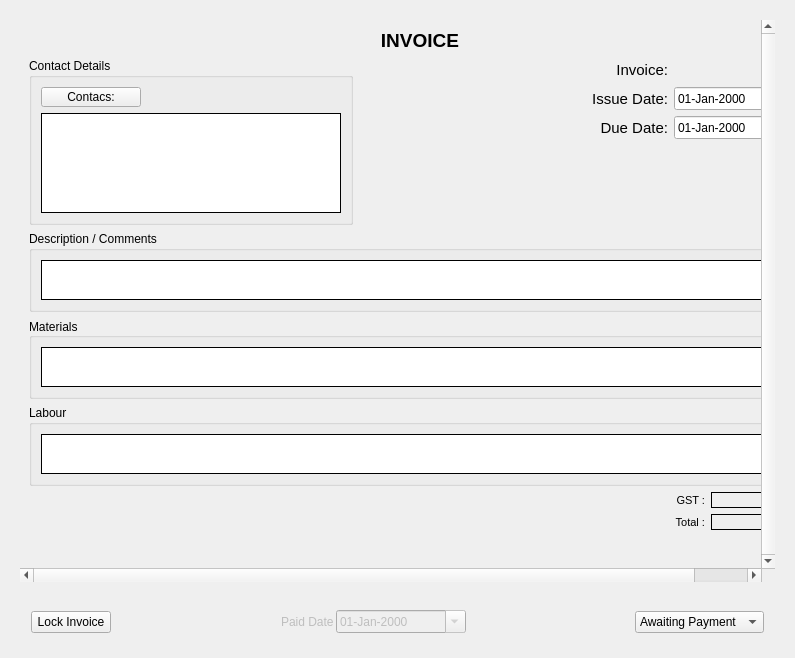
<?xml version="1.0" encoding="UTF-8"?>
<ui version="4.0">
 <class>InvoiceWidget</class>
 <widget class="QWidget" name="InvoiceWidget">
  <property name="geometry">
   <rect>
    <x>0</x>
    <y>0</y>
    <width>795</width>
    <height>658</height>
   </rect>
  </property>
  <property name="windowTitle">
   <string>InvoiceWidget</string>
  </property>
  <property name="styleSheet">
   <string notr="true">QWidget #scrollAreaWidgetContents { border : 3px ridge rgb(160, 160, 160) };</string>
  </property>
  <layout class="QVBoxLayout" name="verticalLayout_4">
   <property name="margin">
    <number>20</number>
   </property>
   <item>
    <widget class="QScrollArea" name="scrollArea">
     <property name="styleSheet">
      <string notr="true"/>
     </property>
     <property name="frameShape">
      <enum>QFrame::Panel</enum>
     </property>
     <property name="frameShadow">
      <enum>QFrame::Plain</enum>
     </property>
     <property name="lineWidth">
      <number>0</number>
     </property>
     <property name="midLineWidth">
      <number>1</number>
     </property>
     <property name="verticalScrollBarPolicy">
      <enum>Qt::ScrollBarAlwaysOn</enum>
     </property>
     <property name="widgetResizable">
      <bool>true</bool>
     </property>
     <property name="alignment">
      <set>Qt::AlignCenter</set>
     </property>
     <widget class="QWidget" name="scrollAreaWidgetContents">
      <property name="geometry">
       <rect>
        <x>0</x>
        <y>0</y>
        <width>800</width>
        <height>546</height>
       </rect>
      </property>
      <property name="sizePolicy">
       <sizepolicy hsizetype="Fixed" vsizetype="Preferred">
        <horstretch>0</horstretch>
        <verstretch>0</verstretch>
       </sizepolicy>
      </property>
      <property name="minimumSize">
       <size>
        <width>800</width>
        <height>0</height>
       </size>
      </property>
      <property name="styleSheet">
       <string notr="true">QWidget #scrollAreaWidgetContents { background-color: white};</string>
      </property>
      <layout class="QVBoxLayout" name="verticalLayout_2">
       <item>
        <widget class="QLabel" name="Invoicelabel">
         <property name="font">
          <font>
           <pointsize>14</pointsize>
           <weight>75</weight>
           <italic>false</italic>
           <bold>true</bold>
           <underline>false</underline>
           <strikeout>false</strikeout>
          </font>
         </property>
         <property name="text">
          <string>INVOICE</string>
         </property>
         <property name="alignment">
          <set>Qt::AlignCenter</set>
         </property>
        </widget>
       </item>
       <item>
        <layout class="QGridLayout" name="gridLayout_4">
         <item row="0" column="0" rowspan="2">
          <widget class="QGroupBox" name="contactDetailsGroup">
           <property name="enabled">
            <bool>true</bool>
           </property>
           <property name="minimumSize">
            <size>
             <width>280</width>
             <height>0</height>
            </size>
           </property>
           <property name="title">
            <string>Contact Details</string>
           </property>
           <layout class="QGridLayout" name="gridLayout_2">
            <item row="0" column="0">
             <widget class="QPushButton" name="contactsButton">
              <property name="minimumSize">
               <size>
                <width>100</width>
                <height>20</height>
               </size>
              </property>
              <property name="maximumSize">
               <size>
                <width>100</width>
                <height>20</height>
               </size>
              </property>
              <property name="text">
               <string>Contacs:</string>
              </property>
             </widget>
            </item>
            <item row="1" column="0">
             <widget class="QTextEdit" name="contactsText">
              <property name="sizePolicy">
               <sizepolicy hsizetype="Fixed" vsizetype="Fixed">
                <horstretch>0</horstretch>
                <verstretch>0</verstretch>
               </sizepolicy>
              </property>
              <property name="minimumSize">
               <size>
                <width>300</width>
                <height>100</height>
               </size>
              </property>
              <property name="maximumSize">
               <size>
                <width>300</width>
                <height>100</height>
               </size>
              </property>
              <property name="frameShape">
               <enum>QFrame::Panel</enum>
              </property>
              <property name="frameShadow">
               <enum>QFrame::Plain</enum>
              </property>
              <property name="verticalScrollBarPolicy">
               <enum>Qt::ScrollBarAlwaysOff</enum>
              </property>
              <property name="horizontalScrollBarPolicy">
               <enum>Qt::ScrollBarAlwaysOff</enum>
              </property>
             </widget>
            </item>
           </layout>
          </widget>
         </item>
         <item row="0" column="2">
          <layout class="QGridLayout" name="gridLayout">
           <item row="1" column="0">
            <widget class="QLabel" name="invoiceNumLabel">
             <property name="sizePolicy">
              <sizepolicy hsizetype="Preferred" vsizetype="Preferred">
               <horstretch>80</horstretch>
               <verstretch>0</verstretch>
              </sizepolicy>
             </property>
             <property name="minimumSize">
              <size>
               <width>80</width>
               <height>0</height>
              </size>
             </property>
             <property name="maximumSize">
              <size>
               <width>60</width>
               <height>16777215</height>
              </size>
             </property>
             <property name="font">
              <font>
               <pointsize>11</pointsize>
              </font>
             </property>
             <property name="text">
              <string>Invoice:</string>
             </property>
             <property name="alignment">
              <set>Qt::AlignRight|Qt::AlignTrailing|Qt::AlignVCenter</set>
             </property>
            </widget>
           </item>
           <item row="1" column="1">
            <widget class="QLabel" name="invoiceNumID">
             <property name="text">
              <string/>
             </property>
            </widget>
           </item>
           <item row="2" column="1">
            <widget class="QDateEdit" name="dateEdit">
             <property name="enabled">
              <bool>true</bool>
             </property>
             <property name="minimumSize">
              <size>
               <width>130</width>
               <height>0</height>
              </size>
             </property>
             <property name="displayFormat">
              <string>dd-MMM-yyyy</string>
             </property>
             <property name="calendarPopup">
              <bool>true</bool>
             </property>
            </widget>
           </item>
           <item row="2" column="0">
            <widget class="QLabel" name="dateLabel">
             <property name="sizePolicy">
              <sizepolicy hsizetype="Preferred" vsizetype="Preferred">
               <horstretch>0</horstretch>
               <verstretch>0</verstretch>
              </sizepolicy>
             </property>
             <property name="minimumSize">
              <size>
               <width>80</width>
               <height>0</height>
              </size>
             </property>
             <property name="maximumSize">
              <size>
               <width>80</width>
               <height>16777215</height>
              </size>
             </property>
             <property name="font">
              <font>
               <pointsize>11</pointsize>
              </font>
             </property>
             <property name="text">
              <string>Issue Date:</string>
             </property>
             <property name="alignment">
              <set>Qt::AlignRight|Qt::AlignTrailing|Qt::AlignVCenter</set>
             </property>
            </widget>
           </item>
           <item row="4" column="0">
            <widget class="QLabel" name="dueDateLabel">
             <property name="minimumSize">
              <size>
               <width>80</width>
               <height>0</height>
              </size>
             </property>
             <property name="maximumSize">
              <size>
               <width>80</width>
               <height>16777215</height>
              </size>
             </property>
             <property name="font">
              <font>
               <pointsize>11</pointsize>
              </font>
             </property>
             <property name="text">
              <string>Due Date:</string>
             </property>
             <property name="alignment">
              <set>Qt::AlignRight|Qt::AlignTrailing|Qt::AlignVCenter</set>
             </property>
            </widget>
           </item>
           <item row="4" column="1">
            <widget class="QDateEdit" name="dueDateEdit">
             <property name="minimumSize">
              <size>
               <width>130</width>
               <height>0</height>
              </size>
             </property>
             <property name="displayFormat">
              <string>dd-MMM-yyyy</string>
             </property>
             <property name="calendarPopup">
              <bool>true</bool>
             </property>
            </widget>
           </item>
          </layout>
         </item>
         <item row="0" column="1">
          <spacer name="horizontalSpacer_6">
           <property name="orientation">
            <enum>Qt::Horizontal</enum>
           </property>
           <property name="sizeHint" stdset="0">
            <size>
             <width>40</width>
             <height>20</height>
            </size>
           </property>
          </spacer>
         </item>
         <item row="1" column="1">
          <widget class="QLabel" name="imageLabel">
           <property name="sizePolicy">
            <sizepolicy hsizetype="Minimum" vsizetype="Minimum">
             <horstretch>0</horstretch>
             <verstretch>0</verstretch>
            </sizepolicy>
           </property>
           <property name="font">
            <font>
             <pointsize>23</pointsize>
            </font>
           </property>
           <property name="text">
            <string/>
           </property>
           <property name="alignment">
            <set>Qt::AlignCenter</set>
           </property>
          </widget>
         </item>
        </layout>
       </item>
       <item>
        <widget class="QGroupBox" name="descGroup">
         <property name="enabled">
          <bool>true</bool>
         </property>
         <property name="sizePolicy">
          <sizepolicy hsizetype="Minimum" vsizetype="Minimum">
           <horstretch>0</horstretch>
           <verstretch>0</verstretch>
          </sizepolicy>
         </property>
         <property name="title">
          <string>Description / Comments</string>
         </property>
         <layout class="QGridLayout" name="gridLayout_3">
          <item row="0" column="0">
           <widget class="QTextEdit" name="descriptionEdit">
            <property name="sizePolicy">
             <sizepolicy hsizetype="Minimum" vsizetype="Minimum">
              <horstretch>0</horstretch>
              <verstretch>0</verstretch>
             </sizepolicy>
            </property>
            <property name="minimumSize">
             <size>
              <width>0</width>
              <height>40</height>
             </size>
            </property>
            <property name="maximumSize">
             <size>
              <width>16777215</width>
              <height>40</height>
             </size>
            </property>
            <property name="styleSheet">
             <string notr="true">border = 0px;</string>
            </property>
            <property name="frameShape">
             <enum>QFrame::Panel</enum>
            </property>
            <property name="frameShadow">
             <enum>QFrame::Plain</enum>
            </property>
           </widget>
          </item>
         </layout>
        </widget>
       </item>
       <item>
        <widget class="QGroupBox" name="materialsGroup">
         <property name="sizePolicy">
          <sizepolicy hsizetype="Minimum" vsizetype="Minimum">
           <horstretch>0</horstretch>
           <verstretch>0</verstretch>
          </sizepolicy>
         </property>
         <property name="title">
          <string>Materials</string>
         </property>
         <property name="alignment">
          <set>Qt::AlignLeading|Qt::AlignLeft|Qt::AlignVCenter</set>
         </property>
         <layout class="QVBoxLayout" name="verticalLayout">
          <item>
           <widget class="MaterialTableView" name="materialsView">
            <property name="sizePolicy">
             <sizepolicy hsizetype="MinimumExpanding" vsizetype="Minimum">
              <horstretch>0</horstretch>
              <verstretch>0</verstretch>
             </sizepolicy>
            </property>
            <property name="minimumSize">
             <size>
              <width>0</width>
              <height>40</height>
             </size>
            </property>
            <property name="maximumSize">
             <size>
              <width>16777215</width>
              <height>40</height>
             </size>
            </property>
            <property name="frameShape">
             <enum>QFrame::Panel</enum>
            </property>
            <property name="frameShadow">
             <enum>QFrame::Plain</enum>
            </property>
            <property name="verticalScrollBarPolicy">
             <enum>Qt::ScrollBarAlwaysOff</enum>
            </property>
            <property name="horizontalScrollBarPolicy">
             <enum>Qt::ScrollBarAlwaysOff</enum>
            </property>
           </widget>
          </item>
         </layout>
        </widget>
       </item>
       <item>
        <widget class="QGroupBox" name="labourGroup">
         <property name="sizePolicy">
          <sizepolicy hsizetype="Minimum" vsizetype="Minimum">
           <horstretch>0</horstretch>
           <verstretch>0</verstretch>
          </sizepolicy>
         </property>
         <property name="title">
          <string>Labour</string>
         </property>
         <layout class="QVBoxLayout" name="verticalLayout_3">
          <item>
           <widget class="MaterialTableView" name="labourView">
            <property name="sizePolicy">
             <sizepolicy hsizetype="MinimumExpanding" vsizetype="Minimum">
              <horstretch>0</horstretch>
              <verstretch>0</verstretch>
             </sizepolicy>
            </property>
            <property name="minimumSize">
             <size>
              <width>0</width>
              <height>40</height>
             </size>
            </property>
            <property name="maximumSize">
             <size>
              <width>16777215</width>
              <height>40</height>
             </size>
            </property>
            <property name="frameShape">
             <enum>QFrame::Panel</enum>
            </property>
            <property name="frameShadow">
             <enum>QFrame::Plain</enum>
            </property>
            <property name="verticalScrollBarPolicy">
             <enum>Qt::ScrollBarAlwaysOff</enum>
            </property>
            <property name="horizontalScrollBarPolicy">
             <enum>Qt::ScrollBarAlwaysOff</enum>
            </property>
           </widget>
          </item>
         </layout>
        </widget>
       </item>
       <item>
        <layout class="QHBoxLayout" name="horizontalLayout_10">
         <item>
          <spacer name="horizontalSpacer_5">
           <property name="orientation">
            <enum>Qt::Horizontal</enum>
           </property>
           <property name="sizeHint" stdset="0">
            <size>
             <width>40</width>
             <height>20</height>
            </size>
           </property>
          </spacer>
         </item>
         <item>
          <layout class="QGridLayout" name="gridLayout_5">
           <item row="0" column="0">
            <widget class="QLabel" name="gstLabel">
             <property name="minimumSize">
              <size>
               <width>60</width>
               <height>0</height>
              </size>
             </property>
             <property name="maximumSize">
              <size>
               <width>60</width>
               <height>16777215</height>
              </size>
             </property>
             <property name="font">
              <font>
               <pointsize>8</pointsize>
              </font>
             </property>
             <property name="text">
              <string>GST :</string>
             </property>
             <property name="alignment">
              <set>Qt::AlignRight|Qt::AlignTrailing|Qt::AlignVCenter</set>
             </property>
            </widget>
           </item>
           <item row="0" column="1">
            <widget class="QLabel" name="gstAmount">
             <property name="sizePolicy">
              <sizepolicy hsizetype="Fixed" vsizetype="Fixed">
               <horstretch>0</horstretch>
               <verstretch>0</verstretch>
              </sizepolicy>
             </property>
             <property name="minimumSize">
              <size>
               <width>100</width>
               <height>0</height>
              </size>
             </property>
             <property name="maximumSize">
              <size>
               <width>100</width>
               <height>16777215</height>
              </size>
             </property>
             <property name="frameShape">
              <enum>QFrame::Panel</enum>
             </property>
             <property name="text">
              <string/>
             </property>
            </widget>
           </item>
           <item row="1" column="0">
            <widget class="QLabel" name="totalLabel">
             <property name="minimumSize">
              <size>
               <width>60</width>
               <height>0</height>
              </size>
             </property>
             <property name="maximumSize">
              <size>
               <width>60</width>
               <height>16777215</height>
              </size>
             </property>
             <property name="font">
              <font>
               <pointsize>8</pointsize>
              </font>
             </property>
             <property name="text">
              <string>Total :</string>
             </property>
             <property name="alignment">
              <set>Qt::AlignRight|Qt::AlignTrailing|Qt::AlignVCenter</set>
             </property>
            </widget>
           </item>
           <item row="1" column="1">
            <widget class="QLabel" name="totalAmountLabel">
             <property name="sizePolicy">
              <sizepolicy hsizetype="Fixed" vsizetype="Fixed">
               <horstretch>0</horstretch>
               <verstretch>0</verstretch>
              </sizepolicy>
             </property>
             <property name="minimumSize">
              <size>
               <width>100</width>
               <height>0</height>
              </size>
             </property>
             <property name="maximumSize">
              <size>
               <width>100</width>
               <height>16777215</height>
              </size>
             </property>
             <property name="frameShape">
              <enum>QFrame::Panel</enum>
             </property>
             <property name="text">
              <string/>
             </property>
            </widget>
           </item>
          </layout>
         </item>
        </layout>
       </item>
       <item>
        <spacer name="verticalSpacer_4">
         <property name="orientation">
          <enum>Qt::Vertical</enum>
         </property>
         <property name="sizeHint" stdset="0">
          <size>
           <width>20</width>
           <height>40</height>
          </size>
         </property>
        </spacer>
       </item>
      </layout>
     </widget>
    </widget>
   </item>
   <item>
    <widget class="QScrollArea" name="scrollArea_2">
     <property name="sizePolicy">
      <sizepolicy hsizetype="Expanding" vsizetype="Fixed">
       <horstretch>0</horstretch>
       <verstretch>0</verstretch>
      </sizepolicy>
     </property>
     <property name="minimumSize">
      <size>
       <width>0</width>
       <height>50</height>
      </size>
     </property>
     <property name="maximumSize">
      <size>
       <width>16777215</width>
       <height>50</height>
      </size>
     </property>
     <property name="layoutDirection">
      <enum>Qt::LeftToRight</enum>
     </property>
     <property name="frameShape">
      <enum>QFrame::NoFrame</enum>
     </property>
     <property name="frameShadow">
      <enum>QFrame::Plain</enum>
     </property>
     <property name="lineWidth">
      <number>0</number>
     </property>
     <property name="verticalScrollBarPolicy">
      <enum>Qt::ScrollBarAlwaysOff</enum>
     </property>
     <property name="horizontalScrollBarPolicy">
      <enum>Qt::ScrollBarAlwaysOff</enum>
     </property>
     <property name="widgetResizable">
      <bool>true</bool>
     </property>
     <property name="alignment">
      <set>Qt::AlignCenter</set>
     </property>
     <widget class="QWidget" name="scrollAreaWidgetContents_2">
      <property name="geometry">
       <rect>
        <x>0</x>
        <y>0</y>
        <width>755</width>
        <height>68</height>
       </rect>
      </property>
      <layout class="QGridLayout" name="gridLayout_6">
       <item row="0" column="0">
        <widget class="QWidget" name="editingWidget" native="true">
         <property name="sizePolicy">
          <sizepolicy hsizetype="Preferred" vsizetype="Fixed">
           <horstretch>0</horstretch>
           <verstretch>0</verstretch>
          </sizepolicy>
         </property>
         <property name="minimumSize">
          <size>
           <width>600</width>
           <height>50</height>
          </size>
         </property>
         <property name="maximumSize">
          <size>
           <width>800</width>
           <height>50</height>
          </size>
         </property>
         <layout class="QHBoxLayout" name="horizontalLayout">
          <property name="spacing">
           <number>2</number>
          </property>
          <property name="margin">
           <number>2</number>
          </property>
          <item>
           <widget class="QPushButton" name="lockButton">
            <property name="text">
             <string>Lock Invoice</string>
            </property>
           </widget>
          </item>
          <item>
           <spacer name="horizontalSpacer">
            <property name="orientation">
             <enum>Qt::Horizontal</enum>
            </property>
            <property name="sizeHint" stdset="0">
             <size>
              <width>40</width>
              <height>20</height>
             </size>
            </property>
           </spacer>
          </item>
          <item>
           <widget class="QLabel" name="label">
            <property name="enabled">
             <bool>false</bool>
            </property>
            <property name="text">
             <string>Paid Date</string>
            </property>
           </widget>
          </item>
          <item>
           <widget class="QDateEdit" name="dateEdit_2">
            <property name="enabled">
             <bool>false</bool>
            </property>
            <property name="minimumSize">
             <size>
              <width>130</width>
              <height>0</height>
             </size>
            </property>
            <property name="displayFormat">
             <string>dd-MMM-yyyy</string>
            </property>
            <property name="calendarPopup">
             <bool>true</bool>
            </property>
           </widget>
          </item>
          <item>
           <spacer name="horizontalSpacer_2">
            <property name="orientation">
             <enum>Qt::Horizontal</enum>
            </property>
            <property name="sizeHint" stdset="0">
             <size>
              <width>40</width>
              <height>20</height>
             </size>
            </property>
           </spacer>
          </item>
          <item>
           <widget class="QComboBox" name="paymentCombo">
            <item>
             <property name="text">
              <string>Awaiting Payment</string>
             </property>
            </item>
            <item>
             <property name="text">
              <string>Payment Pending</string>
             </property>
            </item>
            <item>
             <property name="text">
              <string>Paid</string>
             </property>
            </item>
           </widget>
          </item>
         </layout>
        </widget>
       </item>
      </layout>
     </widget>
    </widget>
   </item>
  </layout>
 </widget>
 <customwidgets>
  <customwidget>
   <class>MaterialTableView</class>
   <extends>QTableView</extends>
   <header location="global">materialtableview.h</header>
  </customwidget>
 </customwidgets>
 <tabstops>
  <tabstop>contactsButton</tabstop>
  <tabstop>contactsText</tabstop>
  <tabstop>dateEdit</tabstop>
  <tabstop>dueDateEdit</tabstop>
  <tabstop>descriptionEdit</tabstop>
  <tabstop>materialsView</tabstop>
  <tabstop>labourView</tabstop>
  <tabstop>scrollArea_2</tabstop>
  <tabstop>lockButton</tabstop>
  <tabstop>dateEdit_2</tabstop>
  <tabstop>paymentCombo</tabstop>
  <tabstop>scrollArea</tabstop>
 </tabstops>
 <resources/>
 <connections/>
</ui>
